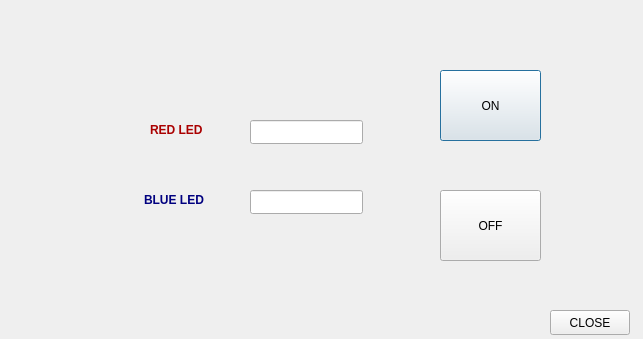
<?xml version="1.0" encoding="UTF-8"?>
<ui version="4.0">
 <class>Dialog</class>
 <widget class="QDialog" name="Dialog">
  <property name="geometry">
   <rect>
    <x>0</x>
    <y>0</y>
    <width>643</width>
    <height>339</height>
   </rect>
  </property>
  <property name="windowTitle">
   <string>Dialog</string>
  </property>
  <widget class="QPushButton" name="pushButton">
   <property name="geometry">
    <rect>
     <x>440</x>
     <y>70</y>
     <width>101</width>
     <height>71</height>
    </rect>
   </property>
   <property name="text">
    <string>ON</string>
   </property>
  </widget>
  <widget class="QPushButton" name="pushButton_2">
   <property name="geometry">
    <rect>
     <x>440</x>
     <y>190</y>
     <width>101</width>
     <height>71</height>
    </rect>
   </property>
   <property name="text">
    <string>OFF</string>
   </property>
  </widget>
  <widget class="QLineEdit" name="lineEdit">
   <property name="geometry">
    <rect>
     <x>250</x>
     <y>120</y>
     <width>113</width>
     <height>24</height>
    </rect>
   </property>
  </widget>
  <widget class="QLineEdit" name="lineEdit_2">
   <property name="geometry">
    <rect>
     <x>250</x>
     <y>190</y>
     <width>113</width>
     <height>24</height>
    </rect>
   </property>
  </widget>
  <widget class="QLabel" name="label">
   <property name="geometry">
    <rect>
     <x>150</x>
     <y>120</y>
     <width>81</width>
     <height>20</height>
    </rect>
   </property>
   <property name="minimumSize">
    <size>
     <width>0</width>
     <height>20</height>
    </size>
   </property>
   <property name="autoFillBackground">
    <bool>false</bool>
   </property>
   <property name="text">
    <string>&lt;html&gt;&lt;head/&gt;&lt;body&gt;&lt;p&gt;&lt;span style=&quot; font-weight:600; color:#aa0000;&quot;&gt;RED LED&lt;/span&gt;&lt;/p&gt;&lt;/body&gt;&lt;/html&gt;</string>
   </property>
  </widget>
  <widget class="QLabel" name="label_2">
   <property name="geometry">
    <rect>
     <x>144</x>
     <y>190</y>
     <width>71</width>
     <height>21</height>
    </rect>
   </property>
   <property name="text">
    <string>&lt;html&gt;&lt;head/&gt;&lt;body&gt;&lt;p&gt;&lt;span style=&quot; font-weight:600; color:#00007f;&quot;&gt;BLUE LED&lt;/span&gt;&lt;/p&gt;&lt;/body&gt;&lt;/html&gt;</string>
   </property>
  </widget>
  <widget class="QPushButton" name="pushButton_3">
   <property name="geometry">
    <rect>
     <x>550</x>
     <y>310</y>
     <width>80</width>
     <height>25</height>
    </rect>
   </property>
   <property name="text">
    <string>CLOSE</string>
   </property>
  </widget>
 </widget>
 <resources/>
 <connections>
  <connection>
   <sender>pushButton_3</sender>
   <signal>clicked()</signal>
   <receiver>Dialog</receiver>
   <slot>close()</slot>
   <hints>
    <hint type="sourcelabel">
     <x>555</x>
     <y>319</y>
    </hint>
    <hint type="destinationlabel">
     <x>492</x>
     <y>305</y>
    </hint>
   </hints>
  </connection>
 </connections>
</ui>
